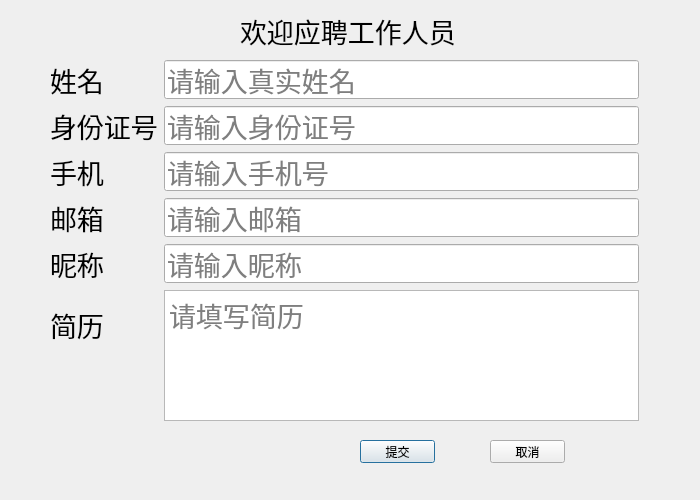
<?xml version="1.0" encoding="UTF-8"?>
<ui version="4.0">
 <class>Employmentdlg</class>
 <widget class="QDialog" name="Employmentdlg">
  <property name="geometry">
   <rect>
    <x>0</x>
    <y>0</y>
    <width>700</width>
    <height>500</height>
   </rect>
  </property>
  <property name="windowTitle">
   <string>Dialog</string>
  </property>
  <widget class="QLabel" name="frontLab">
   <property name="geometry">
    <rect>
     <x>240</x>
     <y>0</y>
     <width>221</width>
     <height>61</height>
    </rect>
   </property>
   <property name="font">
    <font>
     <pointsize>20</pointsize>
    </font>
   </property>
   <property name="text">
    <string>欢迎应聘工作人员</string>
   </property>
  </widget>
  <widget class="QWidget" name="">
   <property name="geometry">
    <rect>
     <x>50</x>
     <y>60</y>
     <width>589</width>
     <height>361</height>
    </rect>
   </property>
   <layout class="QFormLayout" name="formLayout">
    <item row="0" column="0">
     <widget class="QLabel" name="labName">
      <property name="font">
       <font>
        <pointsize>20</pointsize>
       </font>
      </property>
      <property name="text">
       <string>姓名</string>
      </property>
     </widget>
    </item>
    <item row="0" column="1">
     <widget class="QLineEdit" name="lineEditName">
      <property name="font">
       <font>
        <pointsize>20</pointsize>
       </font>
      </property>
      <property name="placeholderText">
       <string>请输入真实姓名</string>
      </property>
     </widget>
    </item>
    <item row="1" column="0">
     <widget class="QLabel" name="labId">
      <property name="font">
       <font>
        <pointsize>20</pointsize>
       </font>
      </property>
      <property name="text">
       <string>身份证号</string>
      </property>
     </widget>
    </item>
    <item row="1" column="1">
     <widget class="QLineEdit" name="lineEditId">
      <property name="font">
       <font>
        <pointsize>20</pointsize>
       </font>
      </property>
      <property name="placeholderText">
       <string>请输入身份证号</string>
      </property>
     </widget>
    </item>
    <item row="2" column="0">
     <widget class="QLabel" name="labPhone">
      <property name="font">
       <font>
        <pointsize>20</pointsize>
       </font>
      </property>
      <property name="text">
       <string>手机</string>
      </property>
     </widget>
    </item>
    <item row="2" column="1">
     <widget class="QLineEdit" name="lineEditPhone">
      <property name="font">
       <font>
        <pointsize>20</pointsize>
       </font>
      </property>
      <property name="placeholderText">
       <string>请输入手机号</string>
      </property>
     </widget>
    </item>
    <item row="3" column="0">
     <widget class="QLabel" name="labEmail">
      <property name="font">
       <font>
        <pointsize>20</pointsize>
       </font>
      </property>
      <property name="text">
       <string>邮箱</string>
      </property>
     </widget>
    </item>
    <item row="3" column="1">
     <widget class="QLineEdit" name="lineEditEmail">
      <property name="font">
       <font>
        <pointsize>20</pointsize>
       </font>
      </property>
      <property name="placeholderText">
       <string>请输入邮箱</string>
      </property>
     </widget>
    </item>
    <item row="4" column="0">
     <widget class="QLabel" name="labNickname">
      <property name="font">
       <font>
        <pointsize>20</pointsize>
       </font>
      </property>
      <property name="text">
       <string>昵称</string>
      </property>
     </widget>
    </item>
    <item row="4" column="1">
     <widget class="QLineEdit" name="lineEditNickName">
      <property name="font">
       <font>
        <pointsize>20</pointsize>
       </font>
      </property>
      <property name="placeholderText">
       <string>请输入昵称</string>
      </property>
     </widget>
    </item>
    <item row="5" column="0">
     <widget class="QLabel" name="labCV">
      <property name="font">
       <font>
        <pointsize>20</pointsize>
       </font>
      </property>
      <property name="text">
       <string>简历</string>
      </property>
     </widget>
    </item>
    <item row="5" column="1">
     <widget class="QPlainTextEdit" name="plainTextEditCV">
      <property name="font">
       <font>
        <pointsize>20</pointsize>
       </font>
      </property>
      <property name="placeholderText">
       <string>请填写简历</string>
      </property>
     </widget>
    </item>
   </layout>
  </widget>
  <widget class="QPushButton" name="confirmBtn">
   <property name="geometry">
    <rect>
     <x>360</x>
     <y>440</y>
     <width>75</width>
     <height>23</height>
    </rect>
   </property>
   <property name="text">
    <string>提交</string>
   </property>
  </widget>
  <widget class="QPushButton" name="quitBtn">
   <property name="geometry">
    <rect>
     <x>490</x>
     <y>440</y>
     <width>75</width>
     <height>23</height>
    </rect>
   </property>
   <property name="text">
    <string>取消</string>
   </property>
  </widget>
 </widget>
 <resources/>
 <connections>
  <connection>
   <sender>quitBtn</sender>
   <signal>clicked()</signal>
   <receiver>Employmentdlg</receiver>
   <slot>close()</slot>
   <hints>
    <hint type="sourcelabel">
     <x>539</x>
     <y>452</y>
    </hint>
    <hint type="destinationlabel">
     <x>595</x>
     <y>449</y>
    </hint>
   </hints>
  </connection>
 </connections>
</ui>
